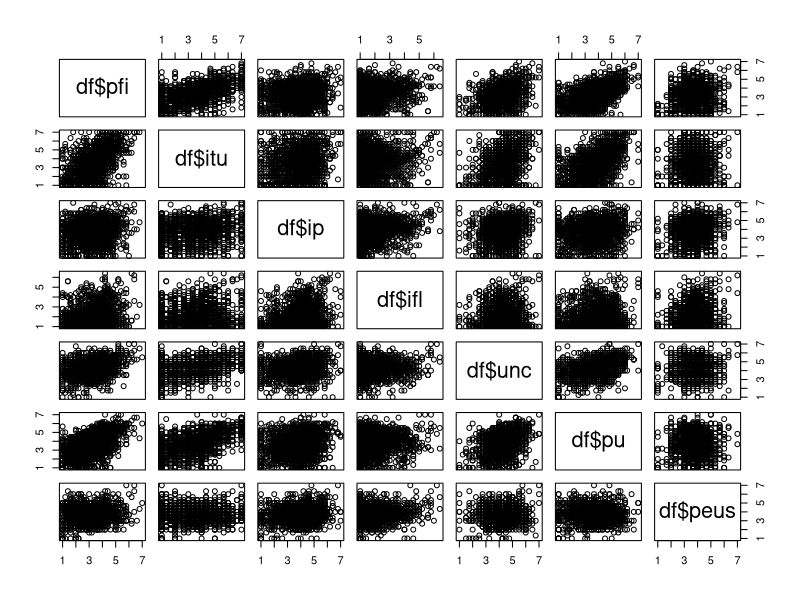
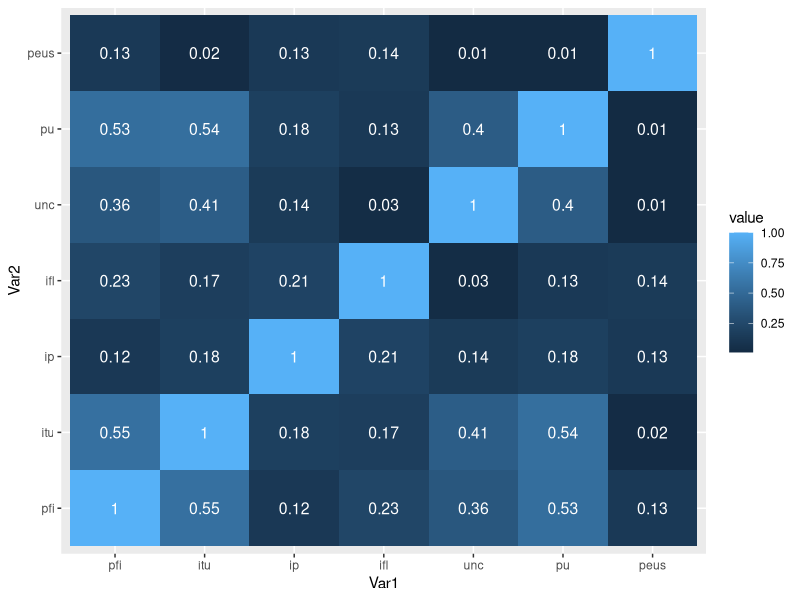

Write the R code that produced these figures, in order. (Note: this script raises an error after producing the figures.)
## ---- chunk 1
knitr::opts_chunk$set(echo = TRUE)
## ---- chunk 2
# write your code here
print("test")
df <- read.csv("mobilebanking.csv")
colnames(df)
## ---- chunk 3
pfi <- c("v3.3", "v3.4", "v3.5", "v3.6", "v3.7")
df$pfi <- rowMeans(df[, pfi])

itu <- c("v5.1", "v5.2", "v5.3")
df$itu <- rowMeans(df[, itu])

ip <- c("v6.1", "v6.2", "v6.3", "v6.4", "v6.5")
df$ip <- rowMeans(df[, ip])

ifl <- c("v6.6", "v6.7", "v6.8", "v6.9", "v6.10")
df$ifl <- rowMeans(df[, ifl])

ip <- c("v6.1", "v6.2", "v6.3", "v6.4", "v6.5" )
df$ip <- rowMeans(df [, ip])

unc <- c("v3.11", "v3.12", "v3.13", "v3.14")
df$unc <- rowMeans(df[, unc])

pu <- c("v3.1.1", "v3.1.2", "v3.1.3", "v3.1.4", "v3.1.5", "v3.1.6")
df$pu <- rowMeans(df[, pu])

peus <- c("v3.8", "v3.9", "v3.10")
df$peus <- rowMeans(df[, peus])


## ---- chunk 4
pairs(~ df$pfi + df$itu + df$ip + df$ifl + df$unc + df$pu + df$peus)
## ---- chunk 5
# first calculate the correlation matrix using cor()
# use = "pairwise.complete.obs"
colnames(df)
columns<- colnames(df)[159:165]
cormat<-cor(df[,columns], use="pairwise.complete.obs")



# then use melt() from the package reshape2
# to create a dataframe, where all correlations are in the last column
library(reshape2)
library(ggplot2)
melted_cormat <- melt(round(cormat,2), na.rm = TRUE)
ggplot(data = melted_cormat, aes(x=Var1, y=Var2, fill=value)) + 
  geom_tile()+
  geom_text(aes(Var2, Var1, label = value), color = "white", size = 4)
## ---- chunk 6
# First create a correlation matrix per country for only the variables you're interested in


# melt the correlation matrix into a dataframe
# create an extra column to the melted correlation matrix indicating the country
# use `cbind` to add this country column to the melted dataframe.


# add the name "Country" to the column so that you can use this as a variable later on


# use `rbind` to add four melted dataframes of the four countries.
# this means bind by row, hence all the countries will be on top of each other
# with the column country indicating the country


# use ggplot to plot this dataframe with all the countries
# use geom_tile() you do not need to specify anything else
# use geom_text( indicate the variables you use by aes())
# use facet_wrap to create one plot for each country

## ---- chunk 7
set.seed(1234)
# write your sample() code here
# set.seed only works on the line immediately following the set.seed

# separate the train and test set using the index you created with the sample command
## ---- chunk 8
library(MASS)
# write your code here
## ---- chunk 9
# write your code here

## ---- chunk 10
# write your code here

## ---- chunk 11
# write your code here

## ---- chunk 12
# create decision boundary
mydata<-df[df$Country==1|df$Country==4,columns[c(2,3,1)]]

# generate data
N<-100
uncertainty  <- seq(min(df[,columns[2]]), max(df[,columns[2]]), length=N)
easeofuse  <- seq(min(df[,columns[3]]), max(df[,columns[3]]), length=N)
usefulness  <- seq(min(df[,columns[4]]), max(df[,columns[4]]), length=N)
image  <- seq(min(df[,columns[5]]), max(df[,columns[5]]), length=N)
intention  <- seq(min(df[,columns[6]]), max(df[,columns[6]]), length=N)
parents  <- seq(min(df[,columns[7]]), max(df[,columns[7]]), length=N)

# select two variables
newdata <- expand.grid(x=uncertainty,y=easeofuse)
colnames(newdata)<-c("uncertainty","easeofuse")

# predict values for new data & perform the lda on these two variables
mylda1 <- lda(Country~uncertainty + easeofuse, mydata)
prd    <- predict(mylda1, newdata=newdata)$class

# plot the data for two variables usefulness and image
plot(mydata[,1:2], col = mydata$Country)
points(mylda1$means, pch = "+", cex = 3, col = c("black","blue"))
contour(x = uncertainty, y = easeofuse, z = matrix(prd,N,N), 
        levels = c(1,4), add = TRUE, drawlabels = TRUE)

### do the same for qda
myqda1 <- qda(Country~uncertainty + easeofuse, mydata)
prd    <- predict(myqda1, newdata=newdata)$class

plot(mydata[,1:2], col = mydata$Country)
points(myqda1$means, pch = "+", cex = 3, col = c("black","blue"))
contour(x = uncertainty, y = easeofuse, z = matrix(prd,N,N), 
        levels = c(1,4), add = TRUE, drawlabels = TRUE)

